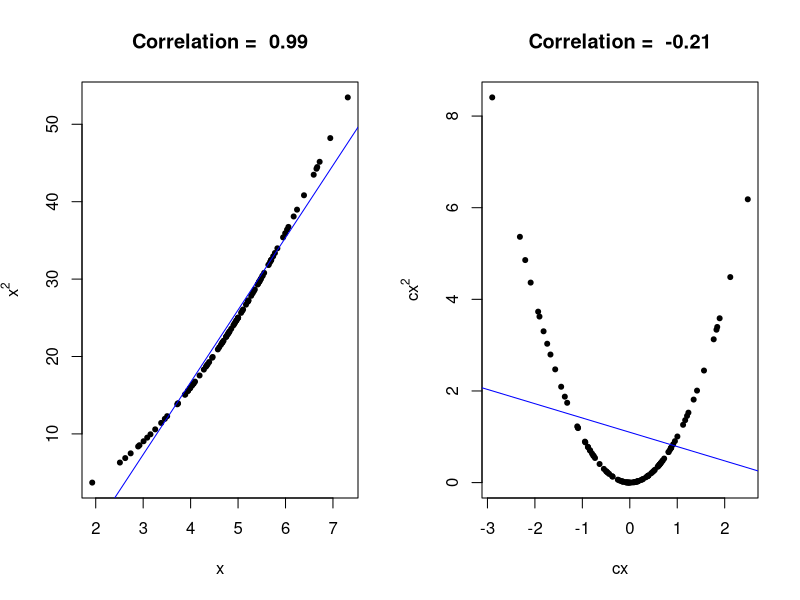
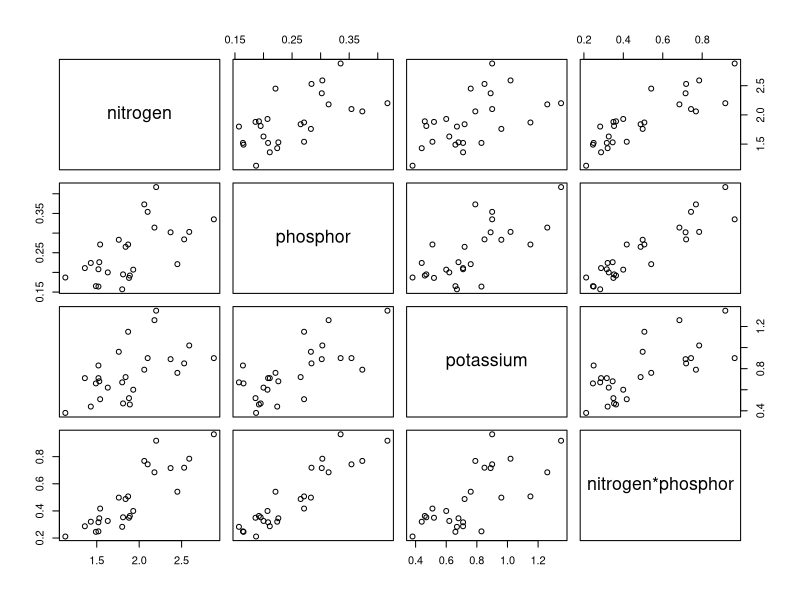
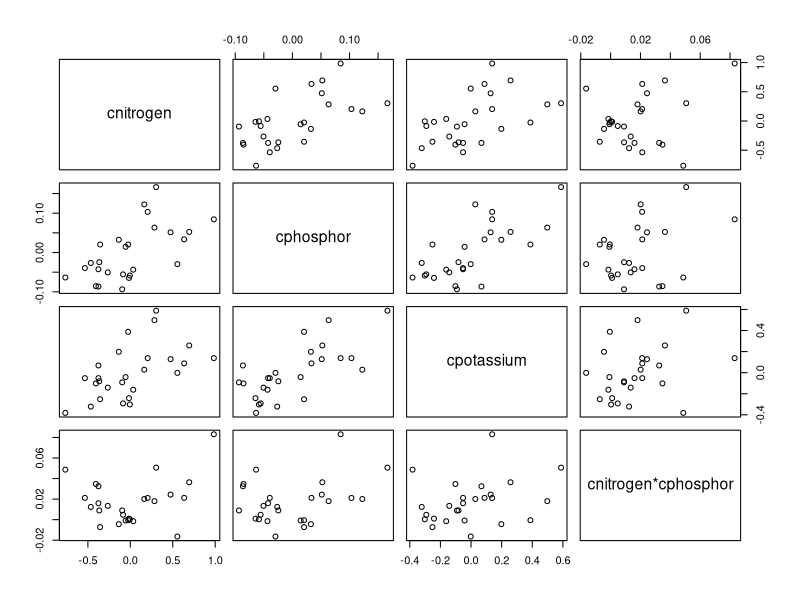
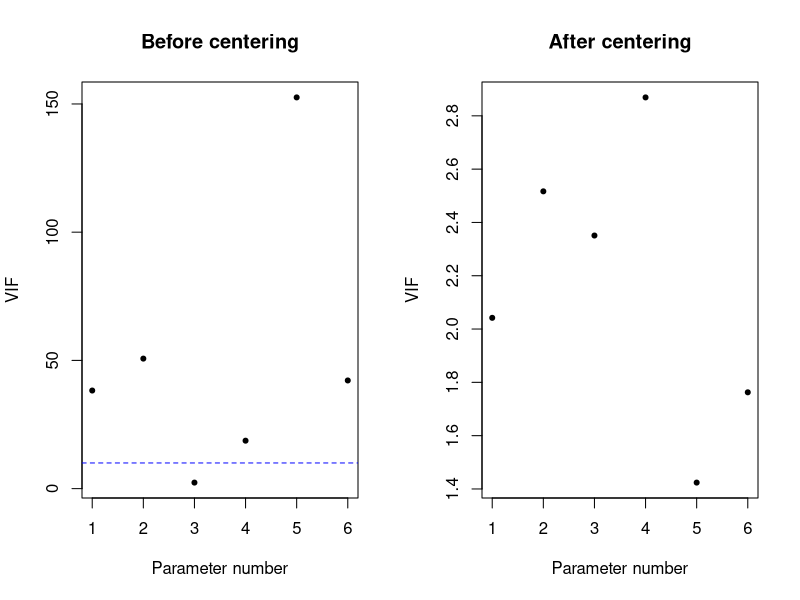
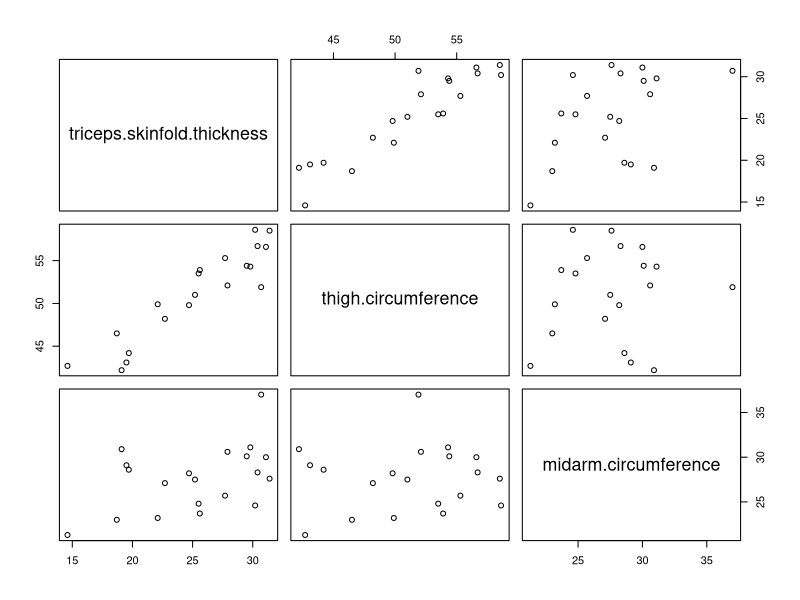

These charts were generated, in order, by the following R code:
## ---- chunk 1
needles <- read.table("./datasets/01-linear-regression/needles.txt", header = T, sep = "\t", dec = ".")
attach(needles)
model_l5 <- lm(length ~ nitrogen * phosphor + potassium 
               + phosphor * residu)
model_l8 <- lm(length ~ nitrogen *  phosphor + potassium)

body.fat <- read.table("./datasets/01-linear-regression/bodyfatNKNW.txt", header = T, dec = ".")
attach(body.fat)
## ---- chunk 2
#| out-width: 4in
#| out-height: 3.5in
#| fig-width: 6
#| fig-height: 4.5
#| fig-align: center

x <- rnorm(100, 5, 1)
cx <- x - mean(x)
y <- x^2
cy <- cx^2
r1 <- cor(x,y)
r2 <- cor(cx,cy)
par(mfrow=c(1,2))
plot(x, y, pch = 20, main = paste("Correlation = ", round(r1,2)), xlab = "x", ylab = expression(x^2))
abline(lm(y ~ x), col = "blue")
plot(cx, cy, pch = 20, main = paste("Correlation = ", round(r2,2)), xlab = "cx", ylab = expression(cx^2))
abline(lm(cy ~ cx), col = "blue")
## ---- chunk 3
nitrogenphospor <- nitrogen * phosphor 
minerals <- cbind(nitrogen, phosphor, potassium, nitrogenphospor)
colnames(minerals)[4] <- "nitrogen*phosphor"
pairs(minerals)
## ---- chunk 4
cnitrogen <- nitrogen - mean(nitrogen)
cphosphor <- phosphor - mean(phosphor)
cpotassium <- potassium - mean(potassium)
cresidu <- residu - mean(residu)
cnitrogenphospor <- cnitrogen * cphosphor 
minerals2 <- cbind(cnitrogen, cphosphor, cpotassium, cnitrogenphospor)
colnames(minerals2)[4] <- "cnitrogen*cphosphor"
pairs(minerals2)
## ---- chunk 5
#| out-width: 4in
#| out-height: 3.5in
#| fig-width: 6
#| fig-height: 4.5
#| fig-align: center

library(car)
model_l8b <- lm(length ~ cnitrogen *  cphosphor + cpotassium)
model_l5b <- lm(length ~ cnitrogen * cphosphor + cpotassium + cphosphor * cresidu)
v1 <- vif(model_l5)
v2 <- vif(model_l5b)
par(mfrow=c(1,2))
plot(v1, pch = 20, main = "Before centering", ylab = "VIF", xlab = "Parameter number")
abline(h=10, lty = 2, col = "blue")
z <- seq(1.4,2.8,0.2)
plot(v2, pch = 20, main = "After centering", ylab = "VIF", xlab = "Parameter number", yaxp = c(1.4, 2.8, 7))
## ---- chunk 6
summary(model_l8)$coefficients
## ---- chunk 7
summary(model_l8b)$coefficients
## ---- chunk 8
model_bf <- lm(bodyfat ~ triceps.skinfold.thickness + 
                         thigh.circumference +
                         midarm.circumference)
summary(model_bf)
## ---- chunk 9
pairs(body.fat[,-4])
## ---- chunk 10
library(car)
vif_bodyfat <- vif(model_bf)
as.data.frame(vif_bodyfat)
